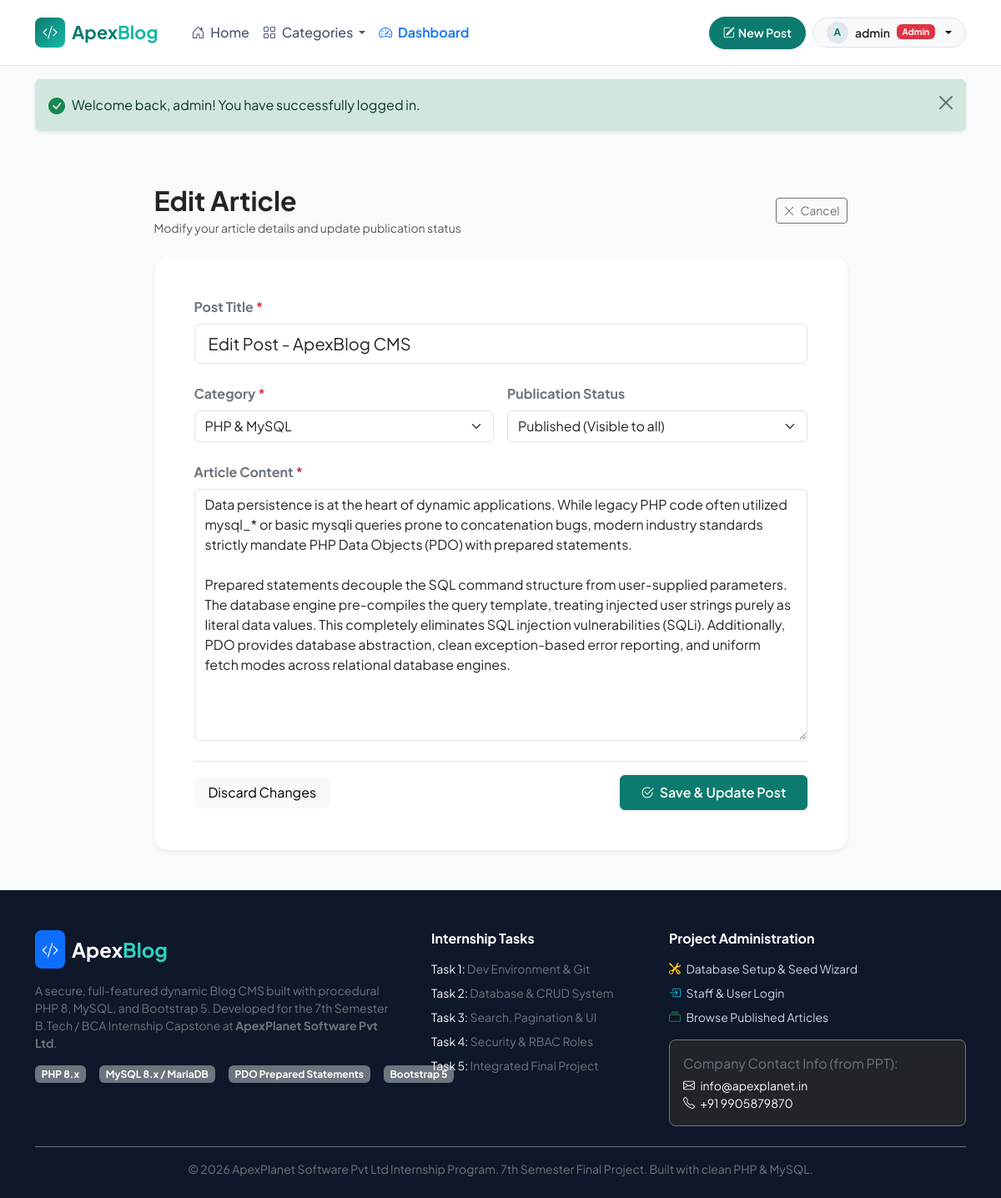
/posts/edit.php?id=2 (signed in), run on the app's committed database.
### tables this page shows
CREATE TABLE `posts` (
  `id` INT AUTO_INCREMENT PRIMARY KEY,
  `user_id` INT NOT NULL,
  `title` VARCHAR(255) NOT NULL,
  `category` VARCHAR(50) NOT NULL DEFAULT 'Web Development',
  `content` TEXT NOT NULL,
  `status` ENUM('published', 'draft') NOT NULL DEFAULT 'published',
  `created_at` TIMESTAMP DEFAULT CURRENT_TIMESTAMP,
  `updated_at` TIMESTAMP DEFAULT CURRENT_TIMESTAMP ON UPDATE CURRENT_TIMESTAMP,
  INDEX (`user_id`),
  INDEX (`category`),
  INDEX (`status`),
  INDEX (`created_at`),
  CONSTRAINT `fk_posts_user` FOREIGN KEY (`user_id`) REFERENCES `users` (`id`) ON DELETE CASCADE ON UPDATE CASCADE
);

### config/functions.php (called while the page is built, shortened)
<?php
function e(?string $string): string {
    return htmlspecialchars((string)$string, ENT_QUOTES, 'UTF-8');
}
function get_categories(): array {
    return [
        'Web Development',
        'PHP & MySQL',
        'Software Engineering',
        'Security & DevOps',
        'Internship Experience'
    ];
}

### posts/edit.php (the view, shortened to what this page needs)
<?php
$pageTitle = 'Edit Post';
require_once __DIR__ . '/../config/functions.php';
$postId = filter_input(INPUT_GET, 'id', FILTER_VALIDATE_INT);
$pdo = getDBConnection();
$stmt = $pdo->prepare("SELECT * FROM posts WHERE id = :id LIMIT 1");
$stmt->execute([':id' => $postId]);
$post = $stmt->fetch();
$category = $post['category'];
$content = $post['content'];
$status = $post['status'];
require_once __DIR__ . '/../includes/header.php';
?>
<div class="container py-5">
    <div class="row justify-content-center">
        <div class="col-lg-9">
            <div class="d-flex align-items-center justify-content-between mb-4">
                <div>
                    <h2 class="fw-bold text-dark mb-1">Edit Article</h2>
                    <p class="text-muted small mb-0">Modify your article details and update publication status</p>
                </div>
                <a href="<?= BASE_URL ?>/posts/view.php?id=<?= (int)$postId ?>" class="btn btn-outline-secondary btn-sm">
                    <i class="bi bi-x-lg me-1"></i> Cancel
                </a>
            </div>
            <div class="card border-0 shadow-sm rounded-4 p-4 p-md-5 bg-white">
                <form method="POST" action="" class="needs-validation" novalidate>
                    <div class="mb-4">
                        <label for="title" class="form-label fw-bold text-secondary">Post Title <span class="text-danger">*</span></label>
                        <input type="text" class="form-control form-control-lg fs-5" id="title" name="title" value="<?= e($title) ?>" required minlength="5" maxlength="255">
                    </div>
                    <div class="row g-3 mb-4">
                        <div class="col-md-6">
                            <label for="category" class="form-label fw-bold text-secondary">Category <span class="text-danger">*</span></label>
                            <select class="form-select" id="category" name="category" required>
                                <?php foreach ($categories as $cat): ?>
                                    <option value="<?= e($cat) ?>" <?= ($category === $cat) ? 'selected' : '' ?>>
                                        <?= e($cat) ?>
                                    </option>
                                <?php endforeach; ?>
                            </select>
                        </div>
                        <div class="col-md-6">
                            <label for="status" class="form-label fw-bold text-secondary">Publication Status</label>
                            <select class="form-select" id="status" name="status">
                                <option value="published" <?= ($status === 'published') ? 'selected' : '' ?>>Published (Visible to all)</option>
                            </select>
                        </div>
                    </div>
                    <div class="mb-4">
                        <label for="content" class="form-label fw-bold text-secondary">Article Content <span class="text-danger">*</span></label>
                        <textarea class="form-control" id="content" name="content" rows="12" required minlength="15"><?= e($content) ?></textarea>
                    </div>
                    <div class="d-flex align-items-center justify-content-between pt-3 border-top">
                        <a href="<?= BASE_URL ?>/posts/view.php?id=<?= (int)$postId ?>" class="btn btn-light px-3">
                            Discard Changes
                        </a>
                        <button type="submit" class="btn btn-primary-custom px-4 py-2 shadow-sm">
                            <i class="bi bi-check2-circle me-1"></i> Save & Update Post
                        </button>
                    </div>
                </form>
            </div>
        </div>
    </div>
</div>
<?php require_once __DIR__ . '/../includes/footer.php'; ?>

### assets/css/style.css (style rules this page uses)
:root { --primary: #0d7a6f; --primary-dark: #08524a; --primary-light: #e6f7f5; --secondary: #64748b; --accent: #f59e0b; --dark: #0f172a; --light-bg: #f8fafc; --card-border: #e2e8f0; --text-main: #334155; --font-heading: 'Plus Jakarta Sans', system-ui, -apple-system, sans-serif; }
body { font-family: 'Plus Jakarta Sans', system-ui, -apple-system, sans-serif; background-color: var(--light-bg); color: var(--text-main); min-height: 100vh; display: flex; flex-direction: column; }
.btn-primary-custom { background-color: var(--primary); border-color: var(--primary); color: white; font-weight: 600; }

### data on the page
posts: status "Published (Visible to all)", content "Data persistence is at the heart of dynamic applications. While legacy PHP code often utilized mysql_* or basic mysqli queries prone to concatenation bugs, modern industry standards strictly mandate PHP Data Objects (PDO) with prepared statements. Prepared statements decouple the SQL command structure from user-supplied parameters. The database engine pre-compiles the query template, treating injected user strings purely as literal data values. This completely eliminates SQL injection vulnerabilities (SQLi). Additionally, PDO provides database abstraction, clean exception-based error reporting, and uniform fetch modes across relational database engines."

### other printed values
substr($currentUser['username'], 0, 1) "A"
$currentUser['username'] "admin"
$flash['message'] "Welcome back, admin! You have successfully logged in."
form field category "PHP & MySQL"
